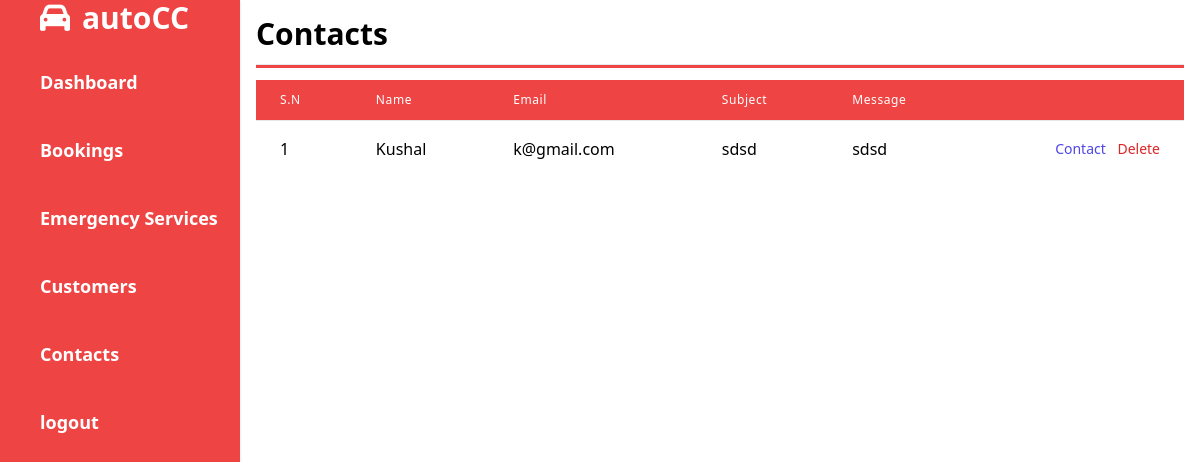
The page /admin/contacts.php on the database as committed earlier.
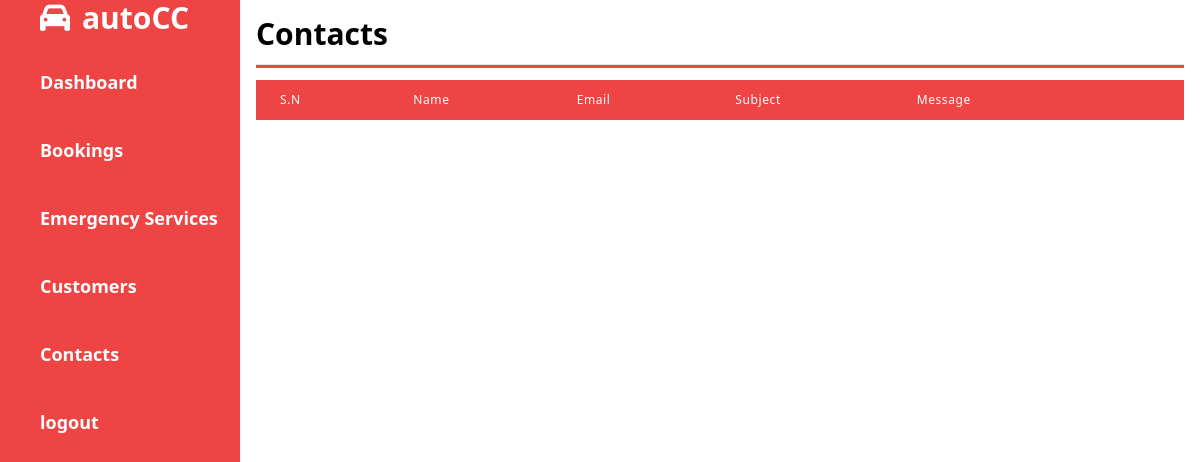
The same page on the database as committed later.
### tables this page shows
CREATE TABLE `contacts` (
  `cntid` int(11) NOT NULL,
  `cntname` varchar(50) NOT NULL,
  `cntemail` varchar(50) NOT NULL,
  `cntsub` varchar(50) NOT NULL,
  `cntmessage` varchar(500) NOT NULL
);

### admin/contacts.php (the view, shortened to what this page needs)
<?php include 'sidebar.php'; ?>
<?php
    $qry = "SELECT * FROM contacts ORDER BY cntid ASC";
    include '../includes/db.php';
    $result = mysqli_query($conn, $qry);
?>
<h1 class="text-3xl font-bold">Contacts</h1>
    <hr class="my-3 h-1 bg-red-500">
        <div class="">
            <table class="min-w-full divide-y divide-gray-200">
                <thead class="bg-red-500">
                    <tr>
                        <th scope="col"
                            class="px-6 py-3 text-left text-xs font-medium text-white tracking-wider">
                            S.N</th>
                        <th scope="col"
                            class="px-6 py-3 text-left text-xs font-medium text-white tracking-wider">
                            Name</th>
                        <th scope="col"
                            class="px-6 py-3 text-left text-xs font-medium text-white tracking-wider">
                            Email</th>
                        <th scope="col"
                            class="px-6 py-3 text-left text-xs font-medium text-white tracking-wider">
                            Subject</th>
                        <th scope="col"
                            class="px-6 py-3 text-left text-xs font-medium text-white tracking-wider">
                            Message</th>
                        <th scope="col" class="relative px-6 py-3">
                        </th>
                    </tr>
                </thead>
                <tbody class="bg-white divide-y divide-gray-200">
                    <?php while($row = mysqli_fetch_assoc($result)){  ?>
                    <tr>
                        <td class="px-6 py-4 whitespace-nowrap"><?php echo $row['cntid'];?></td>
                        <td class="px-6 py-4 whitespace-nowrap"><?php echo $row['cntname'];?></td>
                        <td class="px-6 py-4 whitespace-nowrap"><?php echo $row['cntemail'];?></td>
                        <td class="px-6 py-4 whitespace-nowrap"><?php echo $row['cntsub'];?></td>
                        <td class="px-6 py-4 whitespace-nowrap"><?php echo $row['cntmessage'];?></td>
                        <td class="px-6 py-4 whitespace-nowrap text-right text-sm font-medium">
                            <a href="https://mail.google.com/mail/u/0/#inbox?compose=new" class="text-indigo-600 hover:text-indigo-900 mr-2" >Contact</a>
                            <a href="contacts.php?cntid=<?php echo $row['cntid'];?>" class="text-red-600 hover:text-red-900" onclick="return confirm('Are you sure to delete?')">Delete</a>
                        </td>
                    </tr>
                    <?php } ?>
                </tbody>
            </table>
        </div>

Rows that differ between the two databases and show on the page:
removed contacts: cntid "1", cntname "Kushal", cntemail "k@gmail.com", cntsub "sdsd", cntmessage "sdsd"
